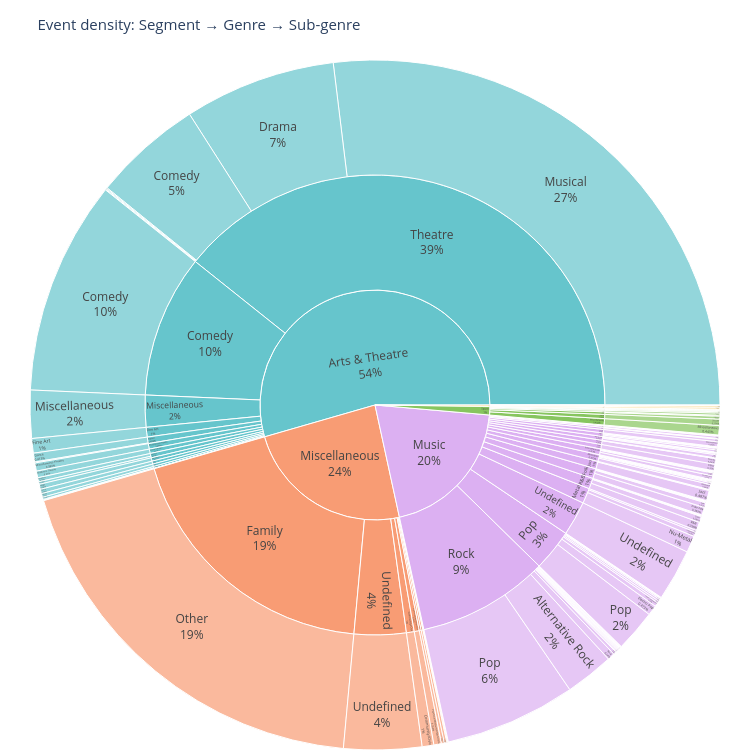

The notebook cell this image was saved under:
### Code cell
import plotly.express as px

# Build a flat table with one row per (segment, genre, sub_genre) combination.
# Rows missing any level are filled with a placeholder so every event is counted.
sun_df = (
    df
    .dropna(subset=['segment'])                        # must have at least a segment
    .assign(
        genre_label    = df['genre'].fillna('(no genre)'),
        subgenre_label = df['sub_genre'].fillna('(no sub-genre)'),
    )
    .groupby(['segment', 'genre_label', 'subgenre_label'], observed=True)
    .size()
    .rename('event_count')
    .reset_index()
)

fig = px.sunburst(
    sun_df,
    path=['segment', 'genre_label', 'subgenre_label'],
    values='event_count',
    color='segment',
    color_discrete_sequence=px.colors.qualitative.Pastel,
    title='Event density: Segment → Genre → Sub-genre',
    width=750,
    height=750,
)

fig.update_traces(
    textinfo='label+percent entry',
    hovertemplate='<b>%{label}</b><br>Events: %{value:,}<br>Share of parent: %{percentParent:.1%}<extra></extra>',
)
fig.update_layout(
    margin=dict(t=60, l=0, r=0, b=0),
    title_font_size=15,
)
fig.show()

### Figure 1 — Plotly figure (JSON) as saved in the notebook; plotly's stock layout.template omitted (floating-point values rounded to 4 significant figures; data arrays with more than 128 entries replaced by an {"elided": "..."} marker saying what was removed)
{"data": [{"branchvalues": "total", "customdata": {"elided": "189x1 str values"}, "domain": {"x": [0, 1], "y": [0, 1]}, "hovertemplate": "<b>%{label}</b><br>Events: %{value:,}<br>Share of parent: %{percentParent:.1%}<extra></extra>", "ids": {"elided": "189 str values"}, "labels": {"elided": "189 str values"}, "marker": {"colors": {"elided": "189 str values"}}, "name": "", "parents": {"elided": "189 str values"}, "textinfo": "label+percent entry", "type": "sunburst", "values": {"elided": "189 float values"}}], "layout": {"height": 750, "legend": {"tracegroupgap": 0}, "margin": {"b": 0, "l": 0, "r": 0, "t": 60}, "sunburstcolorway": ["rgb(102, 197, 204)", "rgb(246, 207, 113)", "rgb(248, 156, 116)", "rgb(220, 176, 242)", "rgb(135, 197, 95)", "rgb(158, 185, 243)", "rgb(254, 136, 177)", "rgb(201, 219, 116)", "rgb(139, 224, 164)", "rgb(180, 151, 231)", "rgb(179, 179, 179)"], "title": {"font": {"size": 15}, "text": "Event density: Segment → Genre → Sub-genre"}, "width": 750}}
